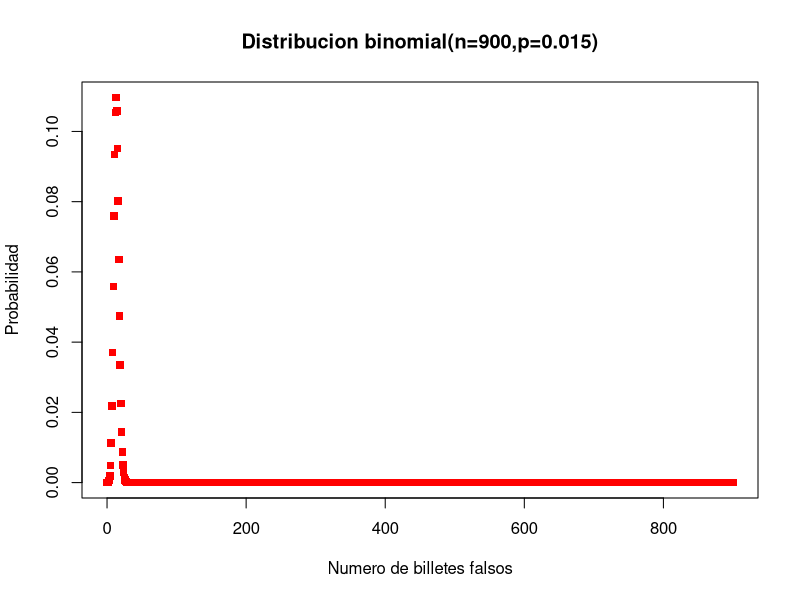
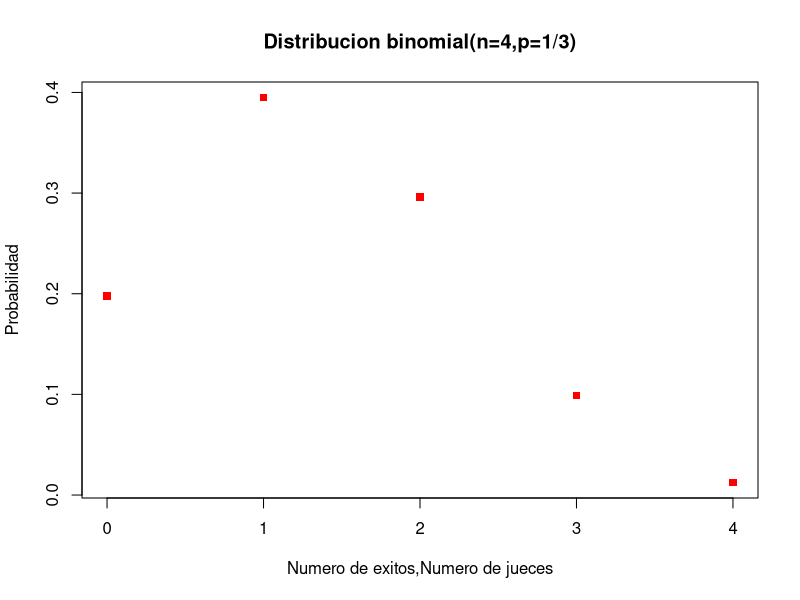

Here is the R script that generated these plots, in order:
## ---- chunk 1
#library(quantmod)
library(ggplot2)





hembras<-c(183.2,184.1,183.0,204.3,176.5,179.0,188.3,186.8,202.2,
        182.5,190.0,178.1,193.2,180.4,184.3,189.2,189.1,203.1,
        166.8,196.3,193.3,187.3,185.8,195.5,202.4,210.8)

machos<-c(140.9,121.7,173.8,154.5,109.2,150.7,203.3,163.0,137.7,173.9,177.4,154.8,
          177.5,153.4,138.7,136.7,165.3,126.7,118.9,140.0,192.7,134.4,175.0,
          169.8,153.9,176.7,150.0)  


## ---- chunk 2
#a.  lo sumo 25 billetes sean falsos
#p(x<=25) = p(x<26)
pbinom(25,900,0.015)

#b. la cantidad de billetes falsos entre 20 y 30
#p(20<x30)
pbinom(30,900,0.015)-pbinom(20,900,0.015)

#c. Mas de 10 sean falsos
#p(x>10) = 1-P(x<=10)
1-pbinom(10,900,0.015)

plot (0:900,dbinom(0:900,900,0.015),main ="Distribucion binomial(n=900,p=0.015)",
      xlab = "Numero de billetes falsos" , ylab= "Probabilidad",col="red", pch=15)



## ---- chunk 3
#a. ¿Cuántos de los habitantes de la pequeña ciudad superarán previsiblemente los 92 años?

#p(x>92) = 1-p(x<=92)
1-pnorm(92,76,5)

#b. ¿Cuántos vivirán menos de 55 años o más de 75 años?
#p(x<55)  
pnorm(55,76,5)
# p(x>75) = 1-p(x<=75)
1-pnorm(75,76,5)

plot (0:4,dbinom(0:4,4,1/3),main ="Distribucion binomial(n=4,p=1/3)",
      xlab = "Numero de exitos,Numero de jueces" , ylab= "Probabilidad",col="red", pch=15)

